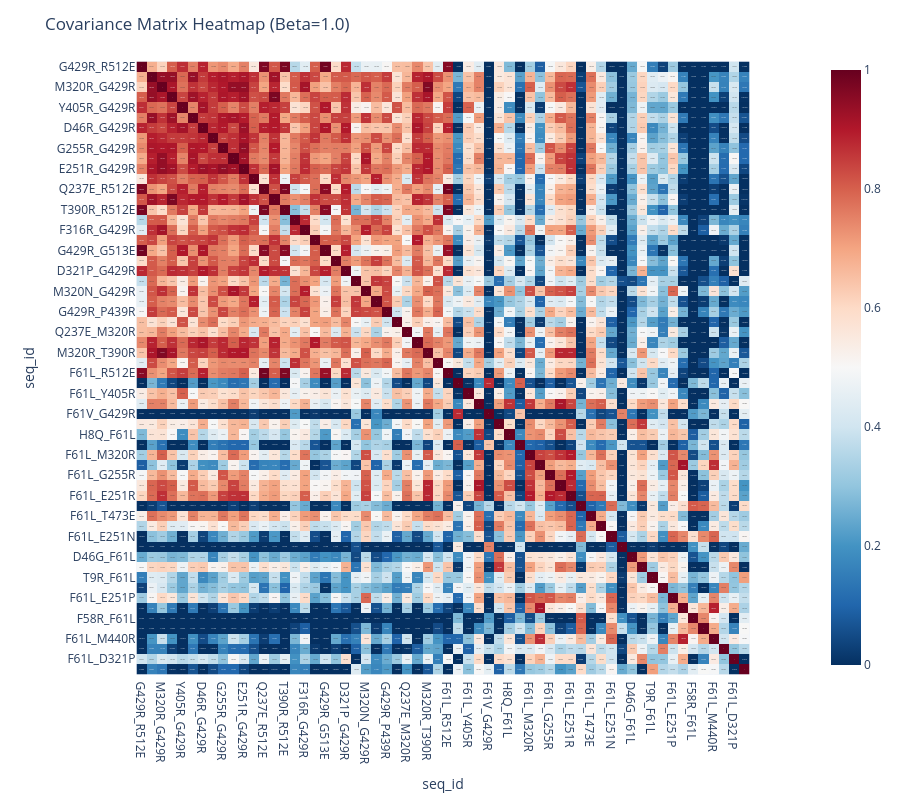

This figure's notebook cell:
### Code cell
import plotly.express as px

# Calculate correlation matrix

corr_matrix = selection_df[model_columns].T.corr()

# Create interactive heatmap
fig = px.imshow(corr_matrix, text_auto=True, color_continuous_scale='RdBu_r', height=800, zmin=0, zmax=1)
fig.update_layout(title=f'Covariance Matrix Heatmap (Beta={BETA})')
fig.show()

### Figure 1 — Plotly figure (JSON) as saved in the notebook; plotly's stock layout.template omitted (floating-point values rounded to 4 significant figures; data arrays with more than 128 entries replaced by an {"elided": "..."} marker saying what was removed)
{"data": [{"coloraxis": "coloraxis", "hovertemplate": "seq_id: %{x}<br>seq_id: %{y}<br>color: %{z}<extra></extra>", "name": "0", "texttemplate": "%{z}", "type": "heatmap", "x": ["G429R_R512E", "H8R_G429R", "M320R_G429R", "H8K_G429R", "Y405R_G429R", "H8Q_G429R", "D46R_G429R", "S336R_G429R", "G255R_G429R", "M320G_G429R", "E251R_G429R", "E42R_G429R", "Q237E_R512E", "T9R_G429R", "T390R_R512E", "F265R_G429R", "F316R_G429R", "G429R_T473E", "G429R_G513E", "E251N_G429R", "D321P_G429R", "G429R_Q462E", "M320N_G429R", "S319R_G429R", "G429R_P439R", "F333R_G429R", "Q237E_M320R", "G429R_G492E", "M320R_T390R", "M381Y_G429R", "F61L_R512E", "F61L_G429R", "F61L_Y405R", "H8R_F61L", "F61V_G429R", "D46R_F61L", "H8Q_F61L", "F61I_G429R", "F61L_M320R", "F61L_M320G", "F61L_G255R", "H8K_F61L", "F61L_E251R", "F61L_F265R", "F61L_T473E", "F61L_S336R", "F61L_E251N", "F61A_G429R", "D46G_F61L", "F61L_D321G", "T9R_F61L", "F61L_T390R", "F61L_E251P", "F61L_M320K", "F58R_F61L", "F61L_M320T", "F61L_M440R", "F61L_T473A", "F61L_D321P", "F61L_Q462E"], "xaxis": "x", "y": ["G429R_R512E", "H8R_G429R", "M320R_G429R", "H8K_G429R", "Y405R_G429R", "H8Q_G429R", "D46R_G429R", "S336R_G429R", "G255R_G429R", "M320G_G429R", "E251R_G429R", "E42R_G429R", "Q237E_R512E", "T9R_G429R", "T390R_R512E", "F265R_G429R", "F316R_G429R", "G429R_T473E", "G429R_G513E", "E251N_G429R", "D321P_G429R", "G429R_Q462E", "M320N_G429R", "S319R_G429R", "G429R_P439R", "F333R_G429R", "Q237E_M320R", "G429R_G492E", "M320R_T390R", "M381Y_G429R", "F61L_R512E", "F61L_G429R", "F61L_Y405R", "H8R_F61L", "F61V_G429R", "D46R_F61L", "H8Q_F61L", "F61I_G429R", "F61L_M320R", "F61L_M320G", "F61L_G255R", "H8K_F61L", "F61L_E251R", "F61L_F265R", "F61L_T473E", "F61L_S336R", "F61L_E251N", "F61A_G429R", "D46G_F61L", "F61L_D321G", "T9R_F61L", "F61L_T390R", "F61L_E251P", "F61L_M320K", "F58R_F61L", "F61L_M320T", "F61L_M440R", "F61L_T473A", "F61L_D321P", "F61L_Q462E"], "yaxis": "y", "z": {"elided": "60x60 float values"}}], "layout": {"coloraxis": {"cmax": 1, "cmin": 0, "colorscale": [[0, "rgb(5,48,97)"], [0.1, "rgb(33,102,172)"], [0.2, "rgb(67,147,195)"], [0.3, "rgb(146,197,222)"], [0.4, "rgb(209,229,240)"], [0.5, "rgb(247,247,247)"], [0.6, "rgb(253,219,199)"], [0.7, "rgb(244,165,130)"], [0.8, "rgb(214,96,77)"], [0.9, "rgb(178,24,43)"], [1, "rgb(103,0,31)"]]}, "height": 800, "margin": {"t": 60}, "title": {"text": "Covariance Matrix Heatmap (Beta=1.0)"}, "xaxis": {"anchor": "y", "constrain": "domain", "domain": [0, 1], "scaleanchor": "y", "title": {"text": "seq_id"}}, "yaxis": {"anchor": "x", "autorange": "reversed", "constrain": "domain", "domain": [0, 1], "title": {"text": "seq_id"}}}}
